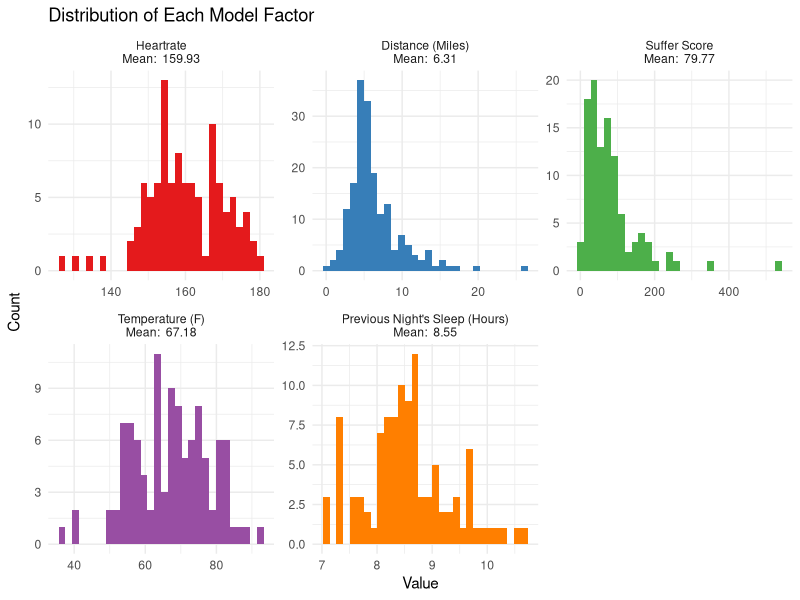
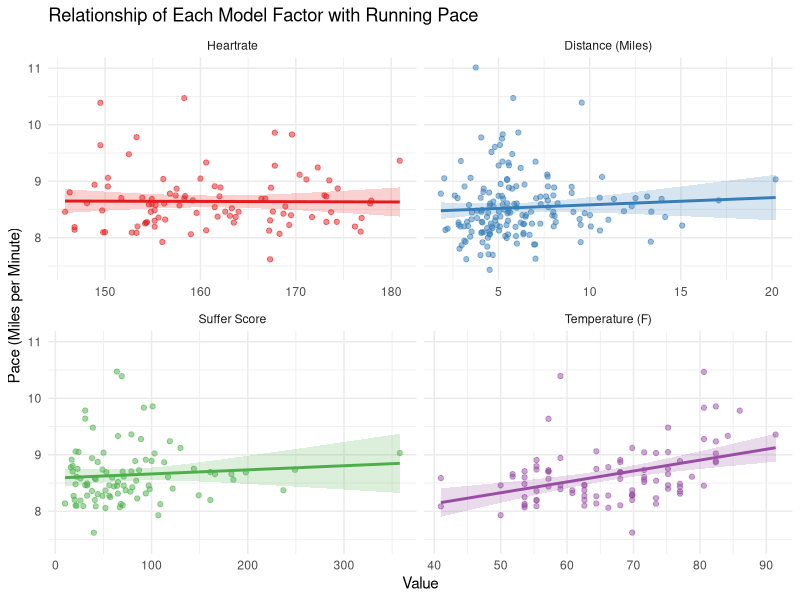
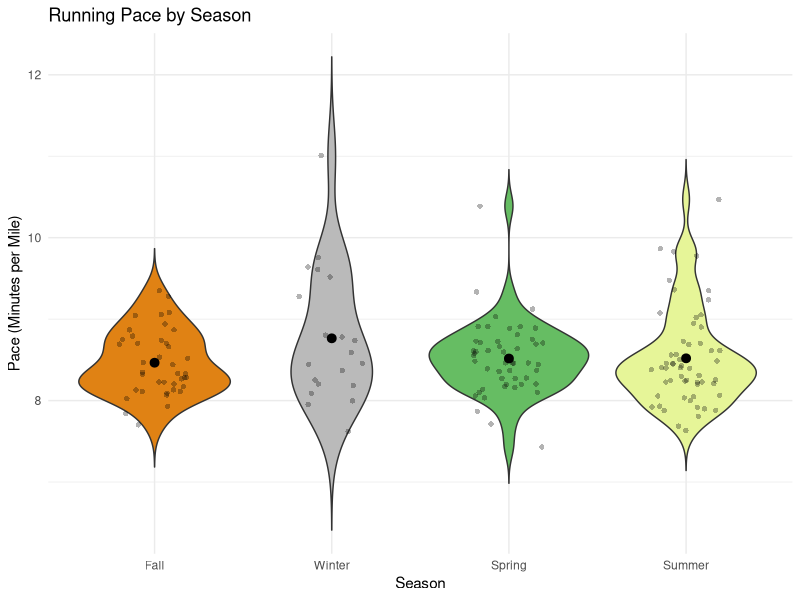

These charts were generated, in order, by the following R code:
## ---- chunk 1
knitr::opts_chunk$set(echo = TRUE)
## ---- chunk 2
library(tidyverse)
library(RColorBrewer)
## ---- chunk 3
# File on GitHub: https://github.com/kathrynrbernard/training-log/blob/main/data/strava.csv

strava <- read.csv("data/strava.csv")

# drop unneeded columns
drop <- names(strava) %in% c("athlete.id", "athlete.resource_state", "commute",
                         "display_hide_heartrate_option", "flagged", "from_accepted_tag", "has_heartrate", "has_kudoed",
                         "heartrate_opt_out", "manual", "map.id", "map.resource_state",
                         "photo_count", "private", "resource_state",
                         "start_date_local", "timezone", "total_photo_count", "trainer",
                         "utc_offset", "visibility", "average_watts", "device_watts",
                         "end_latlng1", "end_latlng2", "external_id", "gear_id", "kilojoules",
                         "map.summary_polyline", "start_latlng1", "start_latlng2", "upload_id", "upload_id_str",
                         "type", "workout_type")
strava <- strava[!drop]

# filter to only running activities
runs <- strava %>% filter(sport_type=="Run")

# convert units
runs <- runs %>% mutate(distance_miles=distance/1.609, # distance is originally in km; convert to miles
                        temp_f=average_temp*9/5 +32, # temp is originally in C; convert to F
                        elapsed_time_min=elapsed_time/60, # time is originally in seconds; convert to minutes
                        moving_time_min=moving_time/60,
                        average_speed_mpm=round(96.56064/average_speed,2), # speed is in km/hour, we want miles/min
                        max_speed_mpm=round(96.56064/max_speed,2),
                        total_elev_gain_ft=total_elevation_gain*3.281, # elevation is in meters, we want feet
                        elev_high_ft=elev_high*3.281,
                        elev_low_ft=elev_low*3.281
                        )
# split out minutes and hours into a more typical running pace format, for readability
runs <- runs %>% separate(average_speed_mpm, into=c("average_speed_mins", "average_speed_secs"), remove=FALSE)
runs <- runs %>% separate(max_speed_mpm, into=c("max_speed_mins", "max_speed_secs"), remove=FALSE)
runs <- runs %>% mutate(average_speed_mins=as.numeric(average_speed_mins),
                        max_speed_mins=as.numeric(max_speed_mins),
                        max_speed_secs=as.numeric(formatC(round(as.numeric(max_speed_secs)/100*60,2),width=2,format="d",flag="0")),
                        average_speed_secs=as.numeric(formatC(round(as.numeric(average_speed_secs)/100*60,2),width=2,format="d",flag="0")))
## ---- chunk 4
# Files on GitHub: https://github.com/kathrynrbernard/training-log/tree/main/data/sleep

# read in data
sleep <- read.csv("data/sleep/2021-06-23_2021-10-01_97013065_sleepData.csv")
sleep <- rbind(sleep, read.csv("data/sleep/2021-10-01_2022-01-09_97013065_sleepData.csv"))
sleep <- rbind(sleep, read.csv("data/sleep/2022-01-09_2022-04-19_97013065_sleepData.csv"))
sleep <- rbind(sleep, read.csv("data/sleep/2022-04-19_2022-07-28_97013065_sleepData.csv"))

# drop unneeded columns
drop <- names(sleep) %in% c("sleepWindowConfirmationType", "retro")
sleep <- sleep[!drop]

# create column for total hours of sleep
sleep <- sleep %>% 
  mutate(totalSleepHours=(sleep$deepSleepSeconds + sleep$lightSleepSeconds + sleep$remSleepSeconds + sleep$unmeasurableSeconds)/60/60)
## ---- chunk 5
runs$calendarDate <- as.Date(runs$start_date) # get just the date (not time) of the run
sleep$calendarDate <- as.Date(sleep$calendarDate) # convert to Date datatype

# join sleep data to run dataframe
runs <- runs %>% left_join(sleep, by="calendarDate")
## ---- chunk 6
var_names <- c(`average_heartrate` = c(paste("Heartrate\nMean: ", round(mean(runs$average_heartrate,na.rm=TRUE),2))),
               `distance_miles` = c(paste("Distance (Miles)\nMean: ", round(mean(runs$distance_miles,na.rm=TRUE),2))), 
               `suffer_score` = c(paste("Suffer Score\nMean: ", round(mean(runs$suffer_score,na.rm=TRUE),2))),
               `temp_f` = c(paste("Temperature (F)\nMean: ", round(mean(runs$temp_f,na.rm=TRUE),2))),
               `totalSleepHours` = c(paste("Previous Night's Sleep (Hours)\nMean: ", round(mean(runs$totalSleepHours,na.rm=TRUE),2))))

runs %>% 
  select(c("average_speed_mpm","distance_miles", "suffer_score", "average_heartrate", "temp_f", "totalSleepHours")) %>% 
  pivot_longer(!average_speed_mpm,names_to="Variable",values_to="Value") %>% 
  ggplot(aes(x=Value,fill=Variable)) + 
  geom_histogram() +
  scale_fill_manual(values=brewer.pal(n=5,name="Set1")) +
  facet_wrap(~Variable, scales="free", labeller = as_labeller(var_names)) +
  labs(title="Distribution of Each Model Factor", y="Count") +
  theme_minimal() +
  theme(legend.position="none")
## ---- chunk 7
# construct final model
model_all <- lm(average_speed_mpm ~ distance_miles + suffer_score + average_heartrate + temp_f, data=runs)
summary(model_all)

# find influential points
cooksd <- cooks.distance(model_all)
influential <- as.numeric(names(cooksd)[(cooksd > 4/nrow(runs))])

# remove the points above the cooks d cutoff
runs <- runs[-influential,]

# re-run the model
model_all <- lm(average_speed_mpm ~ distance_miles + suffer_score + average_heartrate + temp_f, data=runs)
summary(model_all)

# create nicer titles for the facets on the plot
var_names <- c(`average_heartrate` = "Heartrate",
               `distance_miles` = "Distance (Miles)", 
               `suffer_score` = "Suffer Score",
               `temp_f` = "Temperature (F)")

# plot each variable's relationship with pace
runs %>% 
  select(c("average_speed_mpm","distance_miles", "suffer_score", "average_heartrate", "temp_f")) %>% 
  pivot_longer(!average_speed_mpm,names_to="Variable",values_to="Value") %>% 
  ggplot(aes(x=Value,y=average_speed_mpm,color=Variable)) + 
  geom_jitter(alpha=.5) +
  geom_smooth(aes(fill=Variable), alpha=.2, method=lm) +
  scale_color_manual(values=brewer.pal(n=4,name="Set1")) +
  scale_fill_manual(values=brewer.pal(n=4,name="Set1")) +
  facet_wrap(~Variable, scales="free_x", labeller = as_labeller(var_names)) +
  labs(title="Relationship of Each Model Factor with Running Pace", y="Pace (Miles per Minute)") +
  theme_minimal() +
  theme(legend.position="none")
## ---- chunk 8
# separate the month of each run from the full date
runs <- runs %>% mutate(month=as.integer(format(runs$calendarDate, "%m")))

# categorize months into seasons
winter <- c(12,1,2)
spring <- c(3,4,5)
summer <- c(6,7,8)
fall <- c(9,10,11)

# assign each run to a season
runs <- runs %>% mutate(season=case_when(month %in% winter ~ "Winter",
                                 month %in% spring ~ "Spring",
                                 month %in% summer ~ "Summer",
                                 month %in% fall ~ "Fall"),
                        season=factor(season))

# define color for each season
fall_color <- brewer.pal(n=9,name="PuOr")[2]
winter_color <- brewer.pal(n=9,name="RdGy")[7]
spring_color <- brewer.pal(n=9,name="RdYlGn")[8]
summer_color <- brewer.pal(n=9,name="Spectral")[6]

# plot by season
runs %>% ggplot(aes(x=season, y=average_speed_mpm)) +
  geom_violin(trim=FALSE, aes(fill=season)) +
  xlim(limits=c("Fall", "Winter", "Spring", "Summer")) +
  scale_fill_manual(values=c(fall_color,spring_color,summer_color,winter_color),guide="none") +
  stat_summary(fun="mean", geom="pointrange", color="black") +
  labs(title="Running Pace by Season",x="Season", y="Pace (Minutes per Mile)") +
  geom_jitter(shape=16, position=position_jitter(0.2), alpha=.3) +
  theme_minimal()

## ---- chunk 9
kruskal.test(runs$average_speed_mpm ~ runs$season)
